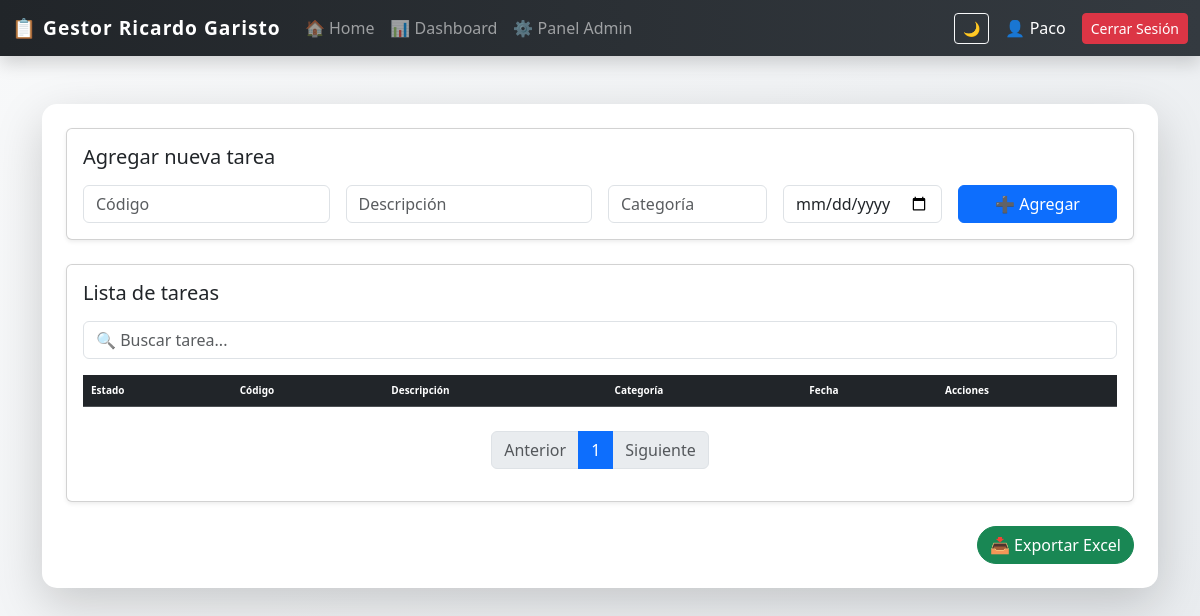
/ (signed in), run on an earlier commit of the app's database.
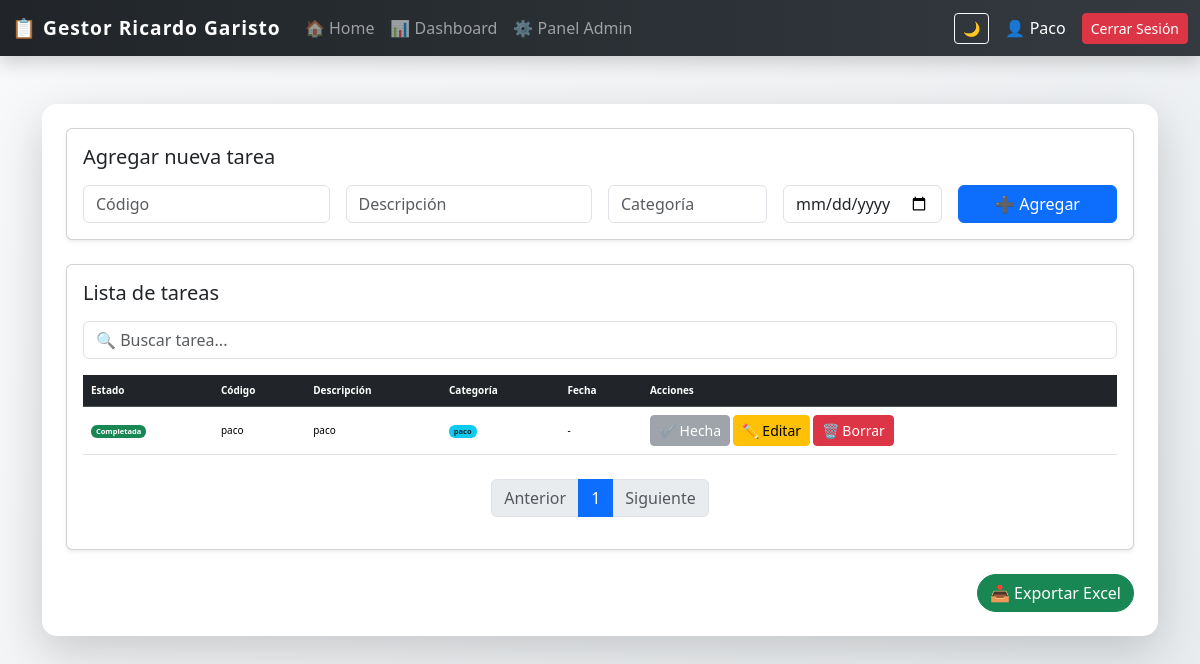
And on a later commit of the database.
### tables this page shows
CREATE TABLE tareas (
            id INTEGER PRIMARY KEY AUTOINCREMENT,
            descripcion TEXT NOT NULL,
            categoria TEXT,
            fecha TEXT,
            completada INTEGER DEFAULT 0,
            codigo TEXT,
            usuario_id INTEGER,
            FOREIGN KEY (usuario_id) REFERENCES usuarios(id)
        );

### app_web.py (the view)
@app.route("/")
@login_required
def index():
    user_id = session.get("user_id")
    es_admin = session.get("es_admin")
    page = request.args.get('page', 1, type=int)
    per_page = 10
    offset = (page - 1) * per_page
    conn = get_connection()
    cursor = conn.cursor()
    if es_admin == 1:
        cursor.execute("SELECT * FROM tareas ORDER BY id DESC LIMIT ? OFFSET ?", (per_page, offset))
        tareas = cursor.fetchall()
        cursor.execute("SELECT COUNT(*) FROM tareas")
        total_tareas = cursor.fetchone()[0]
    else:
        cursor.execute("SELECT * FROM tareas WHERE usuario_id = ? ORDER BY id DESC LIMIT ? OFFSET ?", (user_id, per_page, offset))
        tareas = cursor.fetchall()
        cursor.execute("SELECT COUNT(*) FROM tareas WHERE usuario_id = ?", (user_id,))
        total_tareas = cursor.fetchone()[0]
    conn.close()
    total_pages = (total_tareas + per_page - 1) // per_page if total_tareas > 0 else 1
    return render_template("index.html",
                           tareas=tareas,
                           page=page,
                           total_pages=total_pages)

### app_web.py (called while the page is built)
def get_connection():
    conn = sqlite3.connect(DB_NAME)
    conn.row_factory = sqlite3.Row
    return conn

def login_required(f):
    @wraps(f)
    def decorated_function(*args, **kwargs):
        if "user_id" not in session:
            return redirect(url_for("login"))
        return f(*args, **kwargs)
    return decorated_function

### templates/index.html
{% extends "base.html" %}
{% block content %}
<div class="card shadow-sm mb-4">
    <div class="card-body">
        <h5 class="card-title mb-3">Agregar nueva tarea</h5>
        <form action="/agregar" method="post" class="row g-3">
            <div class="col-md-3">
                <input name="codigo" class="form-control" placeholder="Código" required>
            </div>
            <div class="col-md-3">
                <input name="descripcion" class="form-control" placeholder="Descripción" required>
            </div>
            <div class="col-md-2">
                <input name="categoria" class="form-control" placeholder="Categoría">
            </div>
            <div class="col-md-2">
                <input name="fecha" type="date" class="form-control">
            </div>
            <div class="col-md-2">
                <button type="submit" class="btn btn-primary w-100">
                    ➕ Agregar
                </button>
            </div>
        </form>
    </div>
</div>
<div class="card shadow-sm">
    <div class="card-body">
        <h5 class="card-title mb-3">Lista de tareas</h5>
        <div class="mb-3">
            <input type="text" id="buscador" class="form-control" placeholder="🔍 Buscar tarea...">
        </div>
        <div class="table-responsive">
            <table class="table table-hover align-middle">
                <thead class="table-dark">
                    <tr>
                        <th>Estado</th>
                        <th>Código</th>
                        <th>Descripción</th>
                        <th>Categoría</th>
                        <th>Fecha</th>
                        <th>Acciones</th>
                    </tr>
                </thead>
                <tbody>
                    {% for tarea in tareas %}
                    <tr>
                        <td>
                            {% if tarea[4] == 1 %}
                                <span class="badge bg-success">Completada</span>
                            {% else %}
                                <span class="badge bg-warning text-dark">Pendiente</span>
                            {% endif %}
                        </td>
                        <td>{{ tarea[5] if tarea|length > 5 else '-' }}</td>
                        <td>{{ tarea[1] }}</td>
                        <td>
                            <span class="badge bg-info text-dark">
                                {{ tarea[2] if tarea[2] else "General" }}
                            </span>
                        </td>
                        <td>{{ tarea[3] if tarea[3] else "-" }}</td>
                        <td>
                            {% if tarea[4] == 0 %}
                            <a href="/completar/{{ tarea[0] }}" class="btn btn-sm btn-success">✔ Completar</a>
                            {% else %}
                            <button class="btn btn-sm btn-secondary" disabled>✔ Hecha</button>
                            {% endif %}
                            <a href="/editar/{{ tarea[0] }}" class="btn btn-sm btn-warning">✏ Editar</a>
                            <a href="/eliminar/{{ tarea[0] }}" class="btn btn-sm btn-danger"
                               onclick="return confirm('¿Seguro que deseas eliminar esta tarea?');">🗑 Borrar</a>
                        </td>
                    </tr>
                    {% endfor %}
                </tbody>
            </table>
            <nav class="mt-4">
                <ul class="pagination justify-content-center">
                    <li class="page-item {% if page <= 1 %}disabled{% endif %}">
                        <a class="page-link" href="?page={{ page - 1 }}">Anterior</a>
                    </li>
                    {% for p in range(1, total_pages + 1) %}
                    <li class="page-item {% if p == page %}active{% endif %}">
                        <a class="page-link" href="?page={{ p }}">{{ p }}</a>
                    </li>
                    {% endfor %}
                    <li class="page-item {% if page >= total_pages %}disabled{% endif %}">
                        <a class="page-link" href="?page={{ page + 1 }}">Siguiente</a>
                    </li>
                </ul>
            </nav>
        </div>
    </div>
</div>
{% endblock %}

### templates/base.html (shortened to what this page needs)
<!DOCTYPE html>
<html lang="es">
<head>
    <link href="https://cdn.jsdelivr.net/npm/bootstrap@5.3.2/dist/css/bootstrap.min.css" rel="stylesheet">
    <link rel="stylesheet" href="https://cdnjs.cloudflare.com/ajax/libs/animate.css/4.1.1/animate.min.css"/>
</head>
<body>
<nav class="navbar navbar-expand-lg navbar-dark shadow">
    <div class="container-fluid">
        <a class="navbar-brand fw-bold" href="/">
            📋 Gestor Ricardo Garisto
        </a>
        <div class="collapse navbar-collapse" id="navbarNav">
            <ul class="navbar-nav me-auto">
                <li class="nav-item">
                    <a class="nav-link" href="/">🏠 Home</a>
                </li>
                <li class="nav-item">
                    <a class="nav-link" href="/dashboard">📊 Dashboard</a>
                </li>
                <li class="nav-item">
                    <a class="nav-link" href="/admin">⚙ Panel Admin</a>
                </li>
            </ul>
            <button onclick="toggleDark()"
                    class="btn btn-outline-light btn-sm me-3">
                🌙
            </button>
            <div class="d-flex align-items-center">
                <span class="text-white me-3">
                    👤 {{ session['user'] }}
                </span>
                <a href="/logout" class="btn btn-danger btn-sm">
                    Cerrar Sesión
                </a>
            </div>
        </div>
    </div>
</nav>
<div class="container my-5">
    <div class="card shadow-lg main-card animate__animated animate__fadeInUp">
        <div class="card-body p-4">
            {% block content %}{% endblock %}
            <div class="text-end mt-4">
                <a href="/exportar" class="btn btn-success export-btn">
                    📥 Exportar Excel
                </a>
            </div>
        </div>
    </div>
</div>
</body>
</html>

### templates/base.html (style rules this page uses)
body { background: linear-gradient(135deg, #f8f9fa, #e9ecef); transition: all 0.3s ease; }
.table-responsive { overflow-x: auto; -webkit-overflow-scrolling: touch; font-size: 10px; }
.navbar { background: linear-gradient(90deg, #212529, #343a40); }
.navbar-brand { letter-spacing: 1px; font-size: 1.2rem; }
.nav-link { transition: 0.3s; }
.main-card { border-radius: 15px; border: none; }
.export-btn { border-radius: 50px; font-weight: 500; }

What changed in the data, as far as the page shows it:
added tareas: completada "Completada", codigo "paco", descripcion "paco", categoria "paco", fecha "-"
